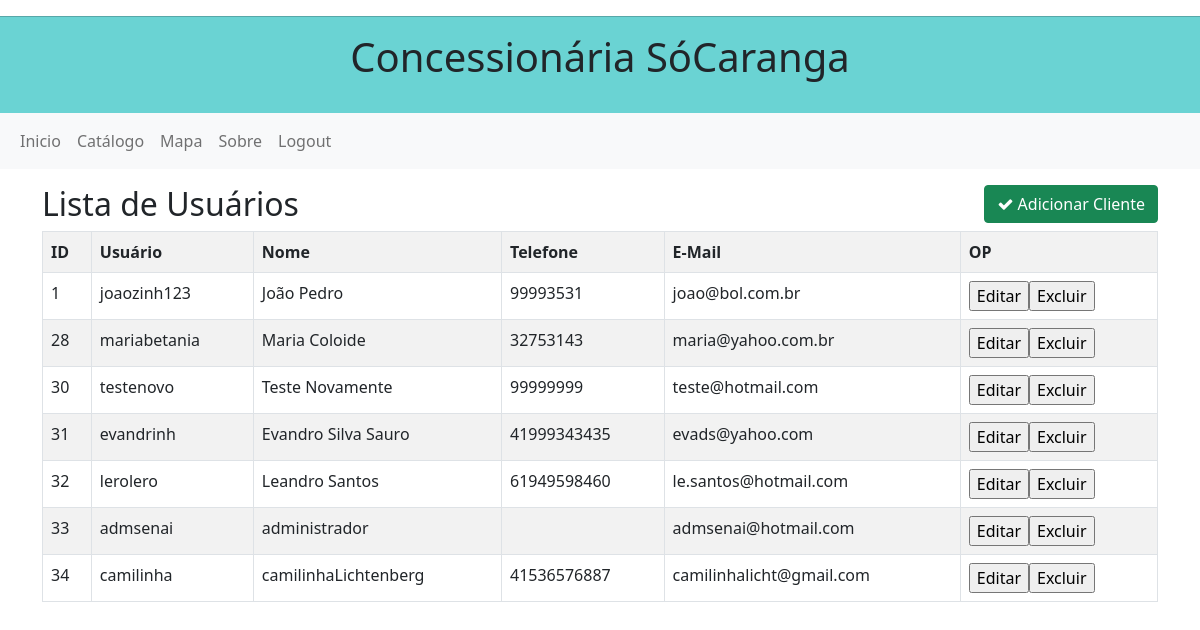
Before: /listar_cliente.php with the older database file.
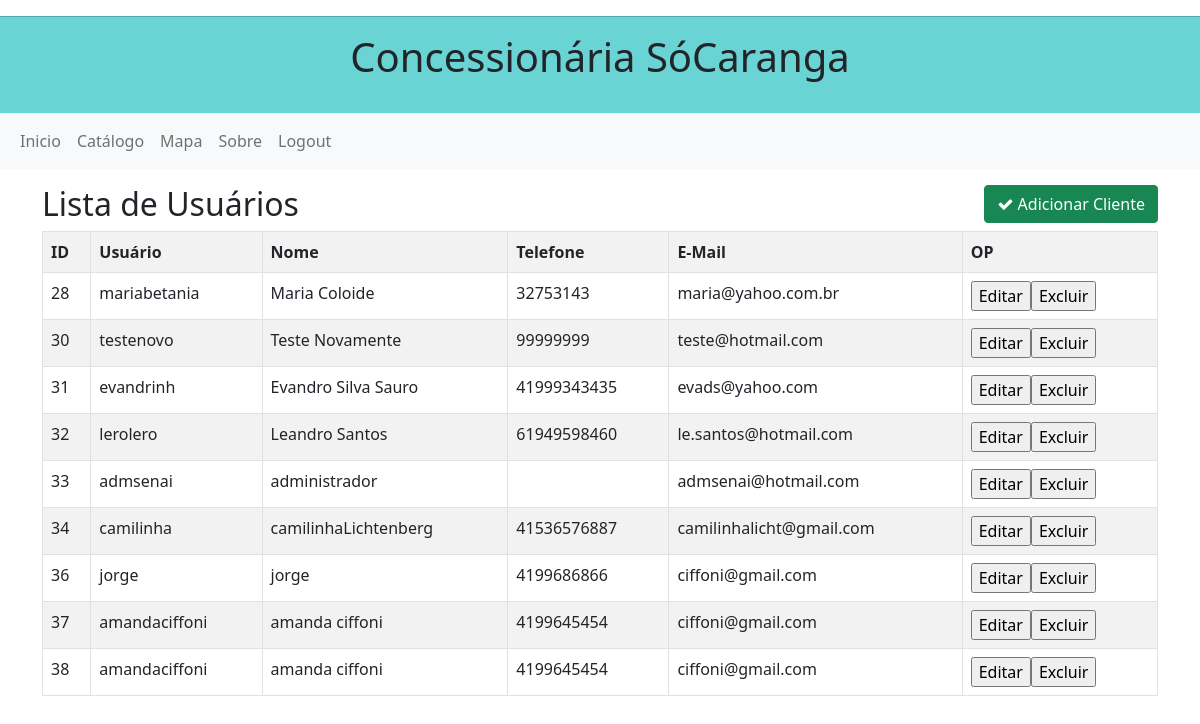
After: the same page with the newer database file.
### tables this page shows
CREATE TABLE `tb_usuario` (
  `id_usuario` int(3) NOT NULL,
  `nome_usuario` varchar(100) NOT NULL,
  `senha` varchar(100) NOT NULL,
  `confirm_senha` varchar(100) NOT NULL,
  `nome` varchar(100) NOT NULL,
  `cpf` varchar(20) NOT NULL,
  `telefone` varchar(45) NOT NULL,
  `email` varchar(45) NOT NULL,
  `perfil` int(1) NOT NULL
);

### listar_cliente.php (the view, shortened to what this page needs)
<!DOCTYPE html>
<?php
    include 'conexao.php';
    $sql = 'SELECT * FROM tb_usuario';
    $usuarios = $conn -> prepare($sql);
    $usuarios -> execute();
?>
<html lang="pt-br">
<head>
    <link href="https://cdn.jsdelivr.net/npm/bootstrap@5.1.3/dist/css/bootstrap.min.css" rel="stylesheet">
    <link rel="stylesheet" href="https://stackpath.bootstrapcdn.com/font-awesome/4.7.0/css/font-awesome.min.css">
</head>
<body>
    <p align='center'><?php include "menu.php";?></p>
    <div class="container">
        <div class="row">
            <div class="col">
                <h2>Lista de Usuários</h2>
            </div>
            <div class="col" align='right'>
                <a href="cadastrar_cliente.php">
                    <button type="button" class="btn btn-labeled btn-success">
                    <span class="btn-label"><i class="fa fa-check"></i></span> Adicionar Cliente</button>
                </a>
            </div>
        </div>
        <table align='center' border=1 class="table table-striped table-hover table-bordered">
            <th>ID</th>
            <th>Usuário</th>
            <th>Nome</th>
            <th>Telefone</th>
            <th>E-Mail</th>
            <th>OP</th>
            <?php
            foreach($usuarios AS $u){
                $id_usuario = $u['id_usuario'];
                $nome_usuario = $u['nome_usuario'];
                $nome = $u['nome'];
                $telefone = $u['telefone'];
                $email = $u['email'];
                $editar = "<a href='editar_cliente.php?id_editar=$id_usuario'><input type='button' value='Editar'></a>";
                $excluir = "<a href='excluir_cliente.php?id_excluir=$id_usuario&nome_excluir=$nome_usuario'><input type='button' value='Excluir'></a>";
                echo "
                    <tr>
                        <td>$id_usuario</td>
                        <td>$nome_usuario</td>
                        <td>$nome</td>
                        <td>$telefone</td>
                        <td>$email</td>
                        <td>$editar$excluir</td>
                    </tr>
                ";
            }
            ?>
        </table>
    </div>
</body>
</html>

### menu.php (shortened to what this page needs)
<head>
    <link rel="stylesheet" href="style.css">
    <link href="https://cdn.jsdelivr.net/npm/bootstrap@5.1.3/dist/css/bootstrap.min.css" rel="stylesheet">
</head>
<div id="menu">
<hr>
<h1 align='center'>Concessionária SóCaranga</h1>
<br>
<nav class="navbar navbar-expand-lg navbar-light bg-light" style="background-color: rgb(170, 221, 221);">
    <div class="container-fluid">
        <div class="collapse navbar-collapse">
        <ul class="navbar-nav mr-auto">
            <li class="nav-item active">
                <a href="initialPage.php" class="nav-link">Inicio</a>
            </li>
            <li class="nav-item">
                <a href="listar_carro.php" class="nav-link">Catálogo</a>
            </li>
            <li class="nav-item">
                <a href="mapa.php" class="nav-link">Mapa</a>
            </li>
            <li class="nav-item">
                <a href="sobre.php" class="nav-link">Sobre</a>
            </li>
            <li class="nav-tem">
                <a href="logout.php" class="nav-link">Logout</a>
            </li>
        </ul>
        </div>
    </div>
</nav>
</div>

### style.css (style rules this page uses)
#menu { background-color: rgb(106, 211, 211); }

Changed rows visible on the page:
removed tb_usuario: id_usuario "1", nome_usuario "joaozinh123", nome "João Pedro", telefone "99993531", email "joao@bol.com.br"
added tb_usuario: id_usuario "36", nome_usuario "jorge", nome "jorge", telefone "4199686866", email "ciffoni@gmail.com"
added tb_usuario: id_usuario "37", nome_usuario "amandaciffoni", nome "amanda ciffoni", telefone "4199645454", email "ciffoni@gmail.com"
added tb_usuario: id_usuario "38", nome_usuario "amandaciffoni", nome "amanda ciffoni", telefone "4199645454", email "ciffoni@gmail.com"
